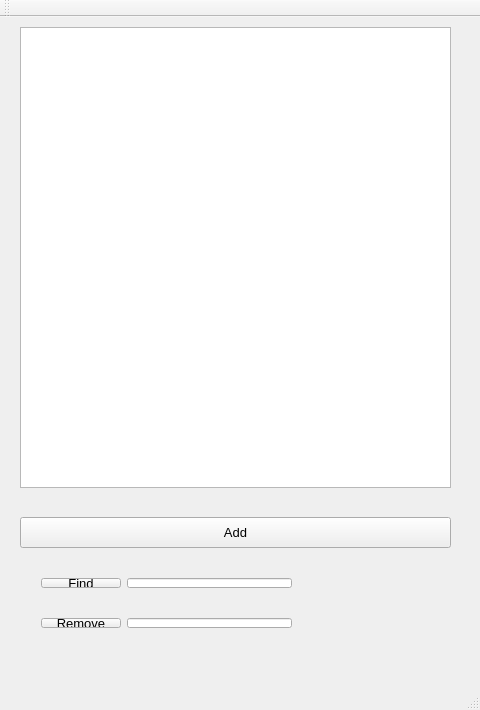
<?xml version="1.0" encoding="UTF-8"?>
<ui version="4.0">
 <class>MainWindowClass</class>
 <widget class="QMainWindow" name="MainWindowClass">
  <property name="geometry">
   <rect>
    <x>0</x>
    <y>0</y>
    <width>480</width>
    <height>710</height>
   </rect>
  </property>
  <property name="windowTitle">
   <string>MainWindow</string>
  </property>
  <widget class="QWidget" name="centralWidget">
   <widget class="QListWidget" name="listWidget">
    <property name="geometry">
     <rect>
      <x>20</x>
      <y>10</y>
      <width>431</width>
      <height>461</height>
     </rect>
    </property>
   </widget>
   <widget class="QPushButton" name="Add">
    <property name="geometry">
     <rect>
      <x>20</x>
      <y>500</y>
      <width>431</width>
      <height>31</height>
     </rect>
    </property>
    <property name="font">
     <font>
      <pointsize>10</pointsize>
     </font>
    </property>
    <property name="text">
     <string>Add</string>
    </property>
   </widget>
   <widget class="QWidget" name="">
    <property name="geometry">
     <rect>
      <x>30</x>
      <y>550</y>
      <width>273</width>
      <height>32</height>
     </rect>
    </property>
    <layout class="QHBoxLayout" name="horizontalLayout">
     <item>
      <widget class="QPushButton" name="Find">
       <property name="font">
        <font>
         <pointsize>10</pointsize>
        </font>
       </property>
       <property name="text">
        <string>Find</string>
       </property>
      </widget>
     </item>
     <item>
      <widget class="QLineEdit" name="getFind">
       <property name="font">
        <font>
         <pointsize>10</pointsize>
        </font>
       </property>
       <property name="inputMask">
        <string>999</string>
       </property>
      </widget>
     </item>
    </layout>
   </widget>
   <widget class="QWidget" name="">
    <property name="geometry">
     <rect>
      <x>30</x>
      <y>590</y>
      <width>273</width>
      <height>32</height>
     </rect>
    </property>
    <layout class="QHBoxLayout" name="horizontalLayout_2">
     <item>
      <widget class="QPushButton" name="Remove">
       <property name="font">
        <font>
         <pointsize>10</pointsize>
        </font>
       </property>
       <property name="text">
        <string>Remove</string>
       </property>
      </widget>
     </item>
     <item>
      <widget class="QLineEdit" name="getRemove">
       <property name="font">
        <font>
         <pointsize>10</pointsize>
        </font>
       </property>
       <property name="inputMask">
        <string>999</string>
       </property>
      </widget>
     </item>
    </layout>
   </widget>
  </widget>
  <widget class="QMenuBar" name="menuBar">
   <property name="geometry">
    <rect>
     <x>0</x>
     <y>0</y>
     <width>480</width>
     <height>26</height>
    </rect>
   </property>
  </widget>
  <widget class="QToolBar" name="mainToolBar">
   <attribute name="toolBarArea">
    <enum>TopToolBarArea</enum>
   </attribute>
   <attribute name="toolBarBreak">
    <bool>false</bool>
   </attribute>
  </widget>
  <widget class="QStatusBar" name="statusBar"/>
 </widget>
 <layoutdefault spacing="6" margin="11"/>
 <resources>
  <include location="mainwindow.qrc"/>
 </resources>
 <connections/>
</ui>
